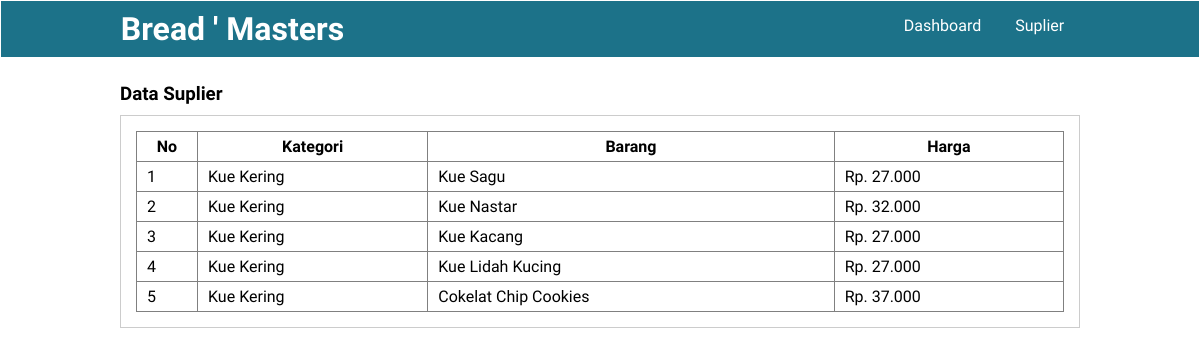
The app's page /detail_suplier.php?id_suplier=1 with its own data.
### tables this page shows
CREATE TABLE `barang_suplier` (
  `id_barang_suplier` int(11) NOT NULL,
  `nama_suplier` varchar(255) NOT NULL,
  `nama_barang` varchar(255) NOT NULL,
  `kategori` varchar(255) NOT NULL,
  `harga` varchar(255) NOT NULL
);

### detail_suplier.php (the view, shortened to what this page needs)
<?php
    include "koneksi.php";
?>
<!DOCTYPE html>
<html lang="en">
<head>
    <link rel="stylesheet" href="dekorasi.css">
</head>
<body>
    <header>
        <div class="container">
        <h1>Bread ' Masters</h1>
        <ul>
            <li><a href="dashboard.php">Dashboard</a></li>
            <li><a href="data_suplier.php">Suplier</a></li>
        </ul>
        </div>
    </header>
    <div class="section">
        <div class="container">
            <h3>Data Suplier</h3>
            <div class="box">
                <table border="1" cellspacing="0" class="table">
                    <thead>
                        <tr>
                        <th width="60px">No</th>
                            <th>Kategori</th>
                            <th>Barang</th>
                            <th>Harga</th>
                            </tr>
                    </thead>
                    <tbody>
                    <?php
                $resultsuplier = mysqli_query($conn,"SELECT * FROM suplier WHERE id_suplier = '{$_GET['id_suplier']}' ");
                $fetchsuplier = mysqli_fetch_assoc($resultsuplier);
                $namasuplier = $fetchsuplier['nama_suplier'];
                $result=mysqli_query($conn, "SELECT * FROM barang_suplier WHERE nama_suplier = '$namasuplier'");
        $no=1;
        while ($d=mysqli_fetch_assoc($result)) : ?><tr>
                    <td><?=$no++?></td>
                    <td><?=$d['kategori'] ?></td>
                    <td><?=$d['nama_barang'] ?></td>
                    <td>Rp. <?= number_format($d['harga'], 0, ', ', '.') ?></td>
                </tr><?php endwhile ?>
            </table>
        </div>
    </body>
</html>

### dekorasi.css (style rules this page uses)
* { padding: 0; margin: 0; font-family: 'quicksand', sans-serif; }
a { color: inherit; text-decoration: none; }
body { background-color: #fff }
header { border: 1px solid; background-color: #1c7289; color: #fff; }
header h1 { float: left; padding: 9px 0; }
header ul { float: right; }
header ul li { display: inline-block; }
header ul li a { padding: 15px; display: inline-block; }
.container { width: 80%; margin: 0 auto; }
.container:after { content: ''; display: block; clear: both; }
.section { padding: 25px 0; }
.box { background-color: #fff; border: 1px solid #ccc; padding: 15px; box-sizing: border-box; margin: 10px 0 25px 0; }
.box:after { content: ''; display: block; clear: both; }
.table { width: 100%; border-collapse: collapse; }
.table tr { height: 30px; }
.table tr td { padding: 5px 10px; }

### records on screen
barang_suplier: kategori "Kue Kering", nama_barang "Kue Sagu", harga "27.000"
barang_suplier: kategori "Kue Kering", nama_barang "Kue Nastar", harga "32.000"
barang_suplier: kategori "Kue Kering", nama_barang "Kue Kacang", harga "27.000"
barang_suplier: kategori "Kue Kering", nama_barang "Kue Lidah Kucing", harga "27.000"
barang_suplier: kategori "Kue Kering", nama_barang "Cokelat Chip Cookies", harga "37.000"
